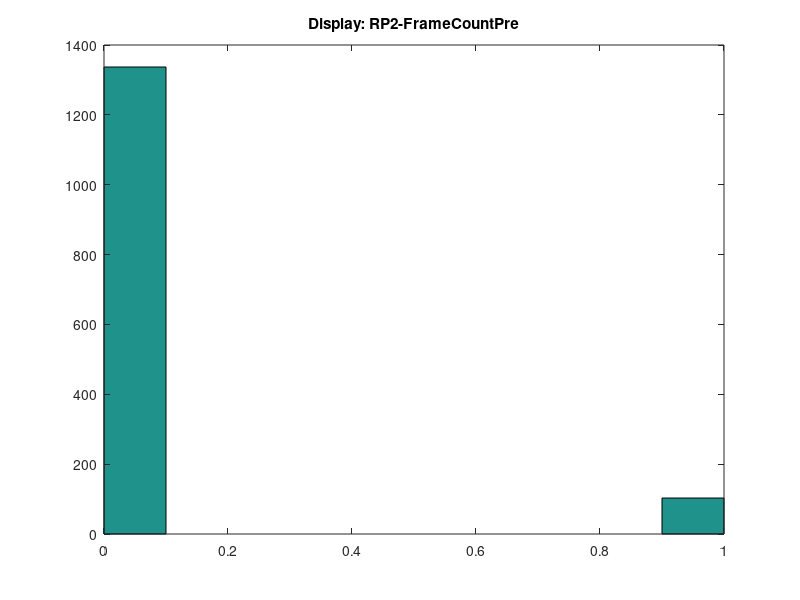
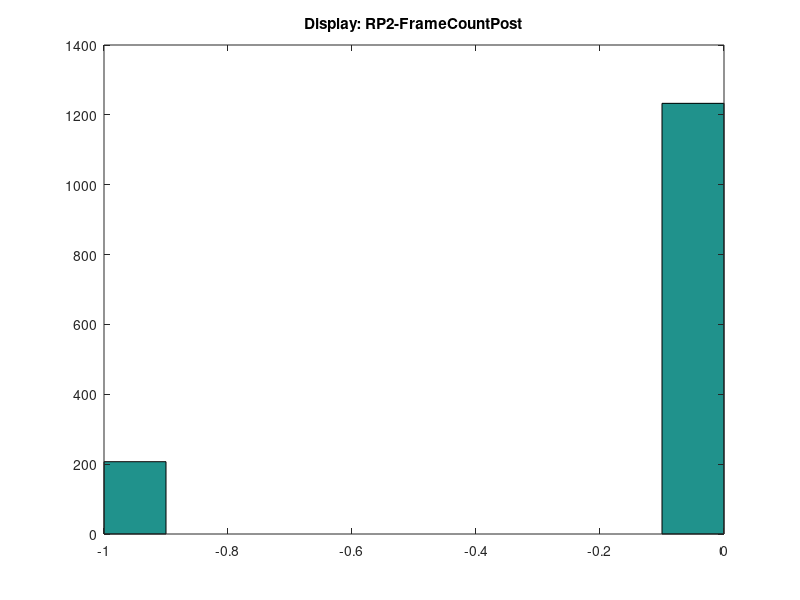
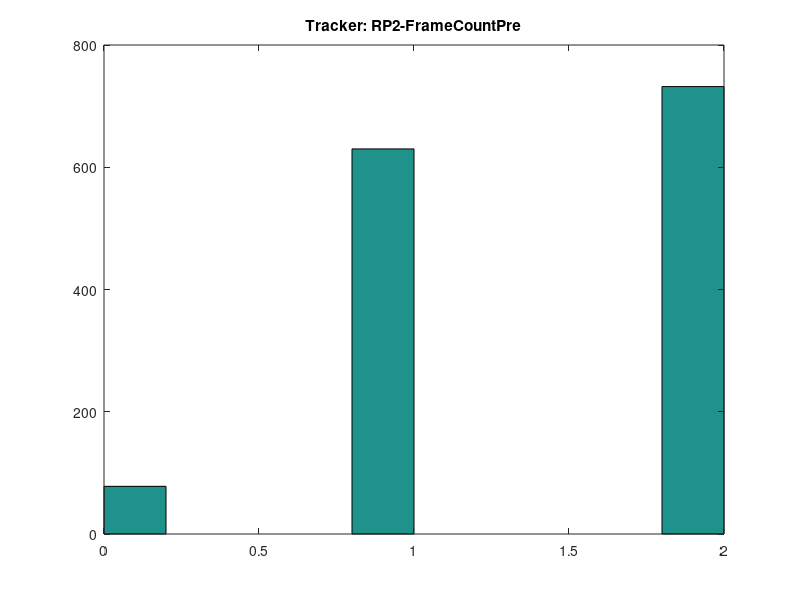
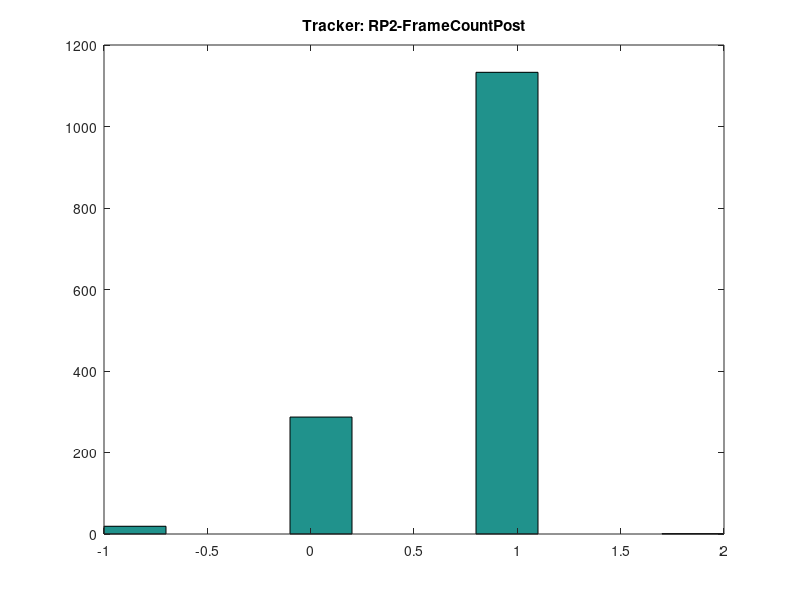

MATLAB code for these plots, in order:
% load FrameCount_Jimi_2008-05-07
load FrameCount_Axl_2008-05-07
% load FrameCount_H1_2008-08-08b.mat

DispDiff0 = dDisplayRP2FrameCnt - dDisplayFrameCnt0;
figure; hist(DispDiff0); title('Display: RP2-FrameCountPre');

DispDiff1 = dDisplayRP2FrameCnt - dDisplayFrameCnt1;
figure; hist(DispDiff1); title('Display: RP2-FrameCountPost');


TrackerDiff0 = dTrackerRP2FrameCnt - dTrackerFrameCnt0;
figure; hist(TrackerDiff0); title('Tracker: RP2-FrameCountPre');

TrackerDiff1 = dTrackerRP2FrameCnt - dTrackerFrameCnt1;
figure; hist(TrackerDiff1); title('Tracker: RP2-FrameCountPost');

EyeDiff0 = dEyeRP2FrameCnt - dEyeFrameCnt0;
figure; hist(EyeDiff0); title('EyeTrack: RP2-FrameCountPre');

EyeDiff1 = dEyeRP2FrameCnt - dEyeFrameCnt1;
figure; hist(EyeDiff1); title('EyeTrack: RP2-FrameCountPost');